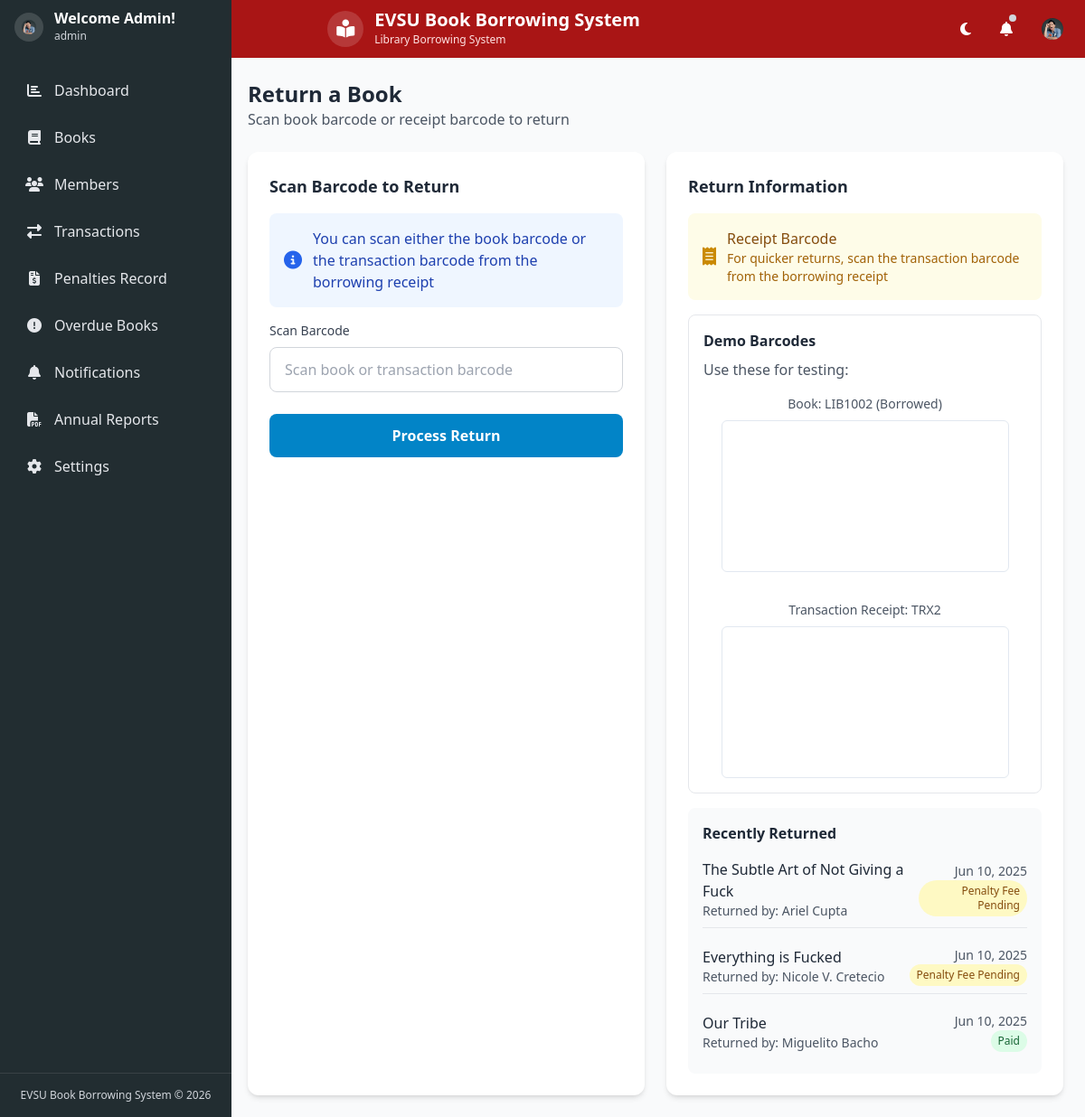
Screenshot of /return.php (signed in) with the database file from the repository.
### tables this page shows
CREATE TABLE `transactions` (
  `id` int(11) NOT NULL,
  `book_id` int(11) NOT NULL,
  `member_id` int(11) NOT NULL,
  `borrow_date` datetime NOT NULL,
  `due_date` datetime NOT NULL,
  `return_date` datetime DEFAULT NULL,
  `status` enum('Borrowed','Returned','Overdue','Damaged','Lost') DEFAULT 'Borrowed',
  `payment_amount` decimal(10,2) DEFAULT 0.00,
  `payment_status` enum('Pending','Paid','Overdue Fee Pending','Overdue Fee Paid','Penalty Fee Pending','Penalty Fee Paid') DEFAULT 'Pending',
  `penalty_amount` decimal(10,2) DEFAULT 0.00,
  `penalty_type` enum('late','damaged','lost') DEFAULT NULL,
  `last_reminder` date DEFAULT NULL
);

CREATE TABLE `books` (
  `id` int(11) NOT NULL,
  `title` varchar(255) NOT NULL,
  `author` varchar(100) NOT NULL,
  `isbn` varchar(20) DEFAULT NULL,
  `category` varchar(50) DEFAULT NULL,
  `description` text DEFAULT NULL,
  `barcode` varchar(50) NOT NULL,
  `status` enum('Available','Borrowed','Overdue','Damaged','Lost') DEFAULT 'Available',
  `stock` int(11) NOT NULL DEFAULT 1,
  `created_at` timestamp NOT NULL DEFAULT current_timestamp(),
  `cover_image_path` varchar(255) DEFAULT NULL
);

CREATE TABLE `members` (
  `id` int(11) NOT NULL,
  `fullname` varchar(100) NOT NULL,
  `email` varchar(100) NOT NULL,
  `phone` varchar(20) DEFAULT NULL,
  `address` text DEFAULT NULL,
  `barcode` varchar(50) NOT NULL,
  `created_at` timestamp NOT NULL DEFAULT current_timestamp(),
  `photo_path` varchar(255) DEFAULT NULL,
  `notifications_enabled` tinyint(1) DEFAULT 1,
  `membership_type` enum('Regular','Premium') NOT NULL DEFAULT 'Regular'
);

### return.php (the view, shortened to what the rows shown need)
<?php
require_once 'config/db_connect.php';
include 'includes/header.php';
?>
<div class="mb-6">
    <h2 class="text-2xl font-bold text-gray-800 dark:text-white">Return a Book</h2>
</div>
<div class="grid grid-cols-1 lg:grid-cols-2 gap-6">
    <div class="bg-white dark:bg-gray-800 rounded-xl shadow-md p-6">
        <div class="space-y-4">
            <div class="p-4 bg-gray-50 dark:bg-gray-700 rounded-lg">
                <?php
                $stmt = $pdo->query("
                    SELECT t.id, t.return_date, t.payment_status,
                           b.title as book_title, b.barcode as book_barcode,
                           m.fullname as member_name
                    FROM transactions t
                    JOIN books b ON t.book_id = b.id
                    JOIN members m ON t.member_id = m.id
                    WHERE t.status = 'Returned' AND t.return_date IS NOT NULL
                    ORDER BY t.return_date DESC
                    LIMIT 3
                ");
                $recentReturns = $stmt->fetchAll();
                if (count($recentReturns) > 0):
                ?>
                    <div class="space-y-3">
                        <?php foreach ($recentReturns as $return): ?>
                            <div class="flex items-center justify-between py-2 border-b border-gray-200 dark:border-gray-600 last:border-0">
                                <div>
                                    <p class="font-medium text-gray-800 dark:text-white"><?php echo htmlspecialchars($return['book_title']); ?></p>
                                    <p class="text-sm text-gray-600 dark:text-gray-400">Returned by: <?php echo htmlspecialchars($return['member_name']); ?></p>
                                </div>
                                <div class="text-right">
                                    <p class="text-sm text-gray-600 dark:text-gray-400"><?php echo date('M j, Y', strtotime($return['return_date'])); ?></p>
                                    <p class="text-xs">
                                        <span class="inline-block px-2 py-1 rounded-full <?php echo (strpos($return['payment_status'], 'Paid') !== false) ? 'bg-green-100 text-green-800 dark:bg-green-900 dark:text-green-200' : 'bg-yellow-100 text-yellow-800 dark:bg-yellow-900 dark:text-yellow-200'; ?>">
                                            <?php echo htmlspecialchars($return['payment_status']); ?>
                                        </span>
                                    </p>
                                </div>
                            </div>
                        <?php endforeach; ?>
                    </div>
                <?php else: ?>
                    <p class="text-gray-600 dark:text-gray-400 text-center py-2">No recent returns</p>
                <?php endif; ?>
            </div>
        </div>
    </div>
</div>
<?php
include 'includes/footer.php';
?>

### includes/header.php (shortened to what the rows shown need)
<?php
$theme = $_COOKIE['theme'] ?? '';
$darkModeClass = ($theme === 'dark') ? 'dark' : '';
$profileImage = null;
if (isset($_SESSION['admin_id'])) {
    try {
        require_once 'config/db_connect.php';
        $stmt = $pdo->prepare("SELECT profile_image FROM admins WHERE id = ?");
        $stmt->execute([$_SESSION['admin_id']]);
        $result = $stmt->fetch();
        if ($result && !empty($result['profile_image']) && file_exists($result['profile_image'])) {
            $profileImage = $result['profile_image'];
        }
    } catch (Exception $e) {
    }
}
?>
<!DOCTYPE html>
<html lang="en" class="h-full <?php echo $darkModeClass; ?>">
<head>
    <script src="https://cdn.tailwindcss.com"></script>
    <link rel="stylesheet" href="https://cdnjs.cloudflare.com/ajax/libs/font-awesome/6.4.0/css/all.min.css">
</head>
<body class="h-full bg-gray-50 dark:bg-gray-900">
    <div id="main-app" class="h-full flex flex-col">
        <header class="bg-[#a91515] shadow-sm fixed top-0 left-0 right-0 z-30">
            <div class="flex items-center justify-between px-4 py-3">
                <div class="flex items-center justify-center flex-1">
                    <a href="index.php" class="flex items-center">
                        <div>
                            <h1 class="text-xl font-bold text-white leading-none">EVSU Book Borrowing System</h1>
                        </div>
                    </a>
                </div>
                <div class="flex items-center space-x-4">
                    <div class="relative">
                        <button id="user-menu-button" class="p-2 rounded-full text-white hover:bg-[#8f1212] overflow-hidden">
                            <?php if (!empty($profileImage)): ?>
                                <div class="w-6 h-6 rounded-full overflow-hidden">
                                    <img src="<?php echo htmlspecialchars($profileImage); ?>" alt="Profile" class="w-full h-full object-cover">
                                </div>
                            <?php else: ?>
                                <i class="fas fa-user"></i>
                            <?php endif; ?>
                        </button>
                    </div>
                </div>
            </div>
        </header>
        <div class="pt-16 flex flex-1 overflow-hidden">
            <aside id="sidebar" class="sidebar w-64 bg-[#222d31] shadow-md md:shadow-none md:translate-x-0 flex flex-col">
                <div class="h-[60px] flex items-center px-4 bg-[#222d31]">
                    <div class="flex items-center">
                        <div class="bg-white/15 p-2 rounded-full mr-3 flex-shrink-0 w-8 h-8 flex items-center justify-center">
                            <?php if (!empty($profileImage)): ?>
                                <img src="<?php echo htmlspecialchars($profileImage); ?>" alt="Profile" class="w-full h-full object-cover rounded-full">
                            <?php else: ?>
                                <i class="fas fa-user text-white text-sm"></i>
                            <?php endif; ?>
                        </div>
                    </div>
                </div>
            </aside>
</body>
</html>

### rows the page displays
transactions: book.title "The Subtle Art of Not Giving a Fuck", member.fullname "Ariel Cupta", return_date "Jun 10, 2025", payment_status "Penalty Fee Pending"
transactions: book.title "Everything is Fucked", member.fullname "Nicole V. Cretecio", return_date "Jun 10, 2025", payment_status "Penalty Fee Pending"
transactions: book.title "Our Tribe", member.fullname "Miguelito Bacho", return_date "Jun 10, 2025", payment_status "Paid"

### other values shown
$navRoleLabel "Admin"
$_SESSION['admin_username'] "admin"
